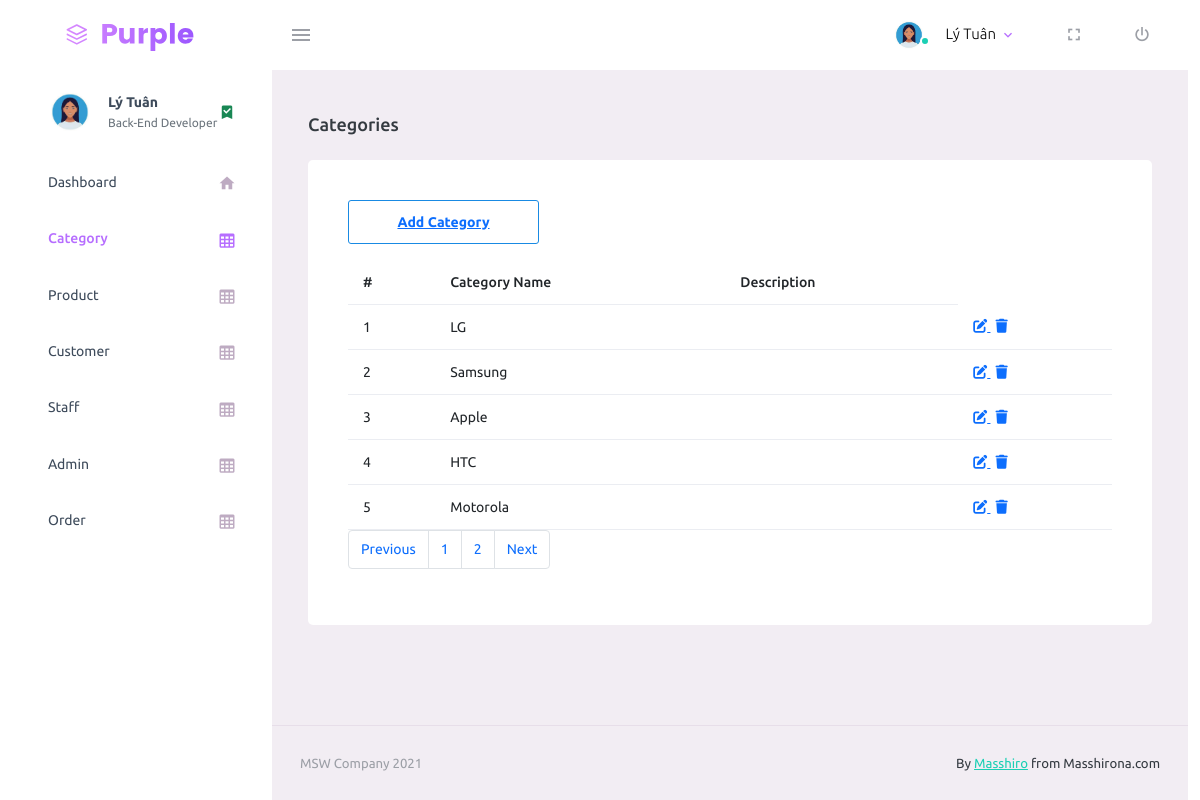
The page /admin/category/category.php (signed in) on the database its author committed.
### tables this page shows
create table staff(
staffID varchar(30),
staffImage varchar(255),
staffName nvarchar(60) not null,
staffPhone varchar(30) null,
staffEmail varchar(50) unique,
staffRole varchar(30),
primary key (staffID)
);

create table category(
categoryID int auto_increment primary key,
categoryName varchar(30) not null unique,
descriptions text
);

### admin/function.php (called while the page is built, shortened)
<?php
    function getUserData($id,$conn){
    $sql = "select * from
    adminAccount as a , staff as s
    where a.staffID = s.staffID
    and a.adminID = ?";
    $stmt = $conn->prepare($sql);
    $stmt->bindParam(1,$id);
    $stmt->execute();
    $row = $stmt->fetch(PDO::FETCH_ASSOC);
    return $row;
}
    function getUserID($username,$conn){
    $sql = "select adminID from adminAccount where username = ?";
    $stmt = $conn-> prepare($sql);
    $stmt->bindParam(1,$username);
    $stmt->execute();
    $row = $stmt->fetch(PDO::FETCH_ASSOC);
    return $row['adminID'];
}
?>

### admin/category/category.php (the view, shortened to what this page needs)
<?php
    require_once("../../connection/connectdb.php");
    require("../function.php");
?>
<?php
    $LIMIT = 5;
    if(isset($_GET['page'])){
        $page = $_GET['page'];
    }else{
          $page = '';
    };
    if($page == '' || $page == 1){
        $begin_product = 0;
    }
    else{
        $begin_product = ($page-1)*$LIMIT;
    }
    try{
        $sql = 'select * from category';
        $sql_page = $conn-> prepare($sql);
        $sql_page ->execute();
        $row_count = $sql_page -> rowCount();
        $pages = ceil($row_count / $LIMIT);
    }
    catch(PDOException $ex){
        echo "Error:" .$ex->getMessage();
    }
?>
<?php
   try{
    $sql = " select * from category
    order by categoryID ASC
    limit $begin_product , $LIMIT ";
    $stmt = $conn-> prepare($sql);
    $stmt->execute();
}
catch(PDOException $ex){
    echo "Error:" .$ex->getMessage();
}
?>
<!DOCTYPE html>
<html lang="en">
<head>
    <link rel="stylesheet" href="../assets/vendors/mdi/css/materialdesignicons.min.css">
    <link rel="stylesheet" href="../assets/vendors/css/vendor.bundle.base.css">
    <link rel="stylesheet" href="../assets/css/style.css">
    <link rel="stylesheet" href="https://cdnjs.cloudflare.com/ajax/libs/font-awesome/6.2.1/css/all.min.css"
 />
    <link rel="stylesheet" href="https://cdnjs.cloudflare.com/ajax/libs/bootstrap/5.0.1/css/bootstrap-grid.min.css"
 />
</head>
<body>
    <div class="container-scroller">
        <nav class="navbar default-layout-navbar col-lg-12 col-12 p-0 fixed-top d-flex flex-row">
            <div class="text-center navbar-brand-wrapper d-flex align-items-center justify-content-center">
                <a class="navbar-brand brand-logo" href="../index.php"><img src="../assets/images/logo.svg"
                        alt="logo" /></a>
            </div>
            <div class="navbar-menu-wrapper d-flex align-items-stretch">
                <button class="navbar-toggler navbar-toggler align-self-center" type="button" data-toggle="minimize">
                    <span class="mdi mdi-menu"></span>
                </button>
                <ul class="navbar-nav navbar-nav-right">
                    <li class="nav-item nav-profile dropdown">
                        <a class="nav-link dropdown-toggle" id="profileDropdown" href="#" data-bs-toggle="dropdown"
                            aria-expanded="false">
                            <?php if(isset($_SESSION['username'])) {
                                $userData = getUserData(trim(getUserID($_SESSION['username'],$conn)),$conn);
                                ?>
                            <div class="nav-profile-img">
                                <img src="../../image/staff/<?=$userData['staffImage'] ?>" alt="image">
                                <span class="availability-status online"></span>
                            </div>
                            <div class="nav-profile-text">
                                <p class="mb-1 text-black">
                                    <?php echo $userData['staffName']; ?>
                                </p>
                            </div>
                            <?php }?>
                        </a>
                    </li>
                    <li class="nav-item d-none d-lg-block full-screen-link">
                        <a class="nav-link">
                            <i class="mdi mdi-fullscreen" id="fullscreen-button"></i>
                        </a>
                    </li>
                    <li class="nav-item nav-logout d-none d-lg-block">
                        <a class="nav-link" href="../login/logout.php">
                            <i class="mdi mdi-power"></i>
                        </a>
                    </li>
                </ul>
            </div>
        </nav>
        <div class="container-fluid page-body-wrapper">
            <nav class="sidebar sidebar-offcanvas" id="sidebar">
                <ul class="nav">
                    <li class="nav-item nav-profile">
                        <a href="#" class="nav-link">
                            <?php if(isset($_SESSION['username'])) {
                                $userData = getUserData(trim(getUserID($_SESSION['username'],$conn)),$conn);
                                ?>
                            <div class="nav-profile-image">
                                <img src="../../image/staff/<?=$userData['staffImage'] ?>" alt="profile">
                            </div>
                            <div class="nav-profile-text d-flex flex-column">
                                <span class="font-weight-bold mb-2">
                                    <?php echo $userData['staffName']?>
                                </span>
                                <span class="text-secondary text-small"><?php echo $userData['staffRole']?></span>
                            </div>
                            <i class="mdi mdi-bookmark-check text-success nav-profile-badge"></i>
                            <?php }?>
                        </a>
                    </li>
                    <li class="nav-item">
                        <a class="nav-link" href="../index.php">
                            <span class="menu-title">Dashboard</span>
                            <i class="mdi mdi-home menu-icon"></i>
                        </a>
                    </li>
                    <li class="nav-item">
                        <a class="nav-link" href="../category/category.php">
                            <span class="menu-title">Category</span>
                            <i class="mdi mdi-table-large menu-icon"></i>
                        </a>
                    </li>
                    <li class="nav-item">
                        <a class="nav-link" href="../product/product.php">
                            <span class="menu-title">Product</span>
                            <i class="mdi mdi-table-large menu-icon"></i>
                        </a>
                    </li>
                    <li class="nav-item">
                        <a class="nav-link" href="../customer/customer.php">
                            <span class="menu-title">Customer</span>
                            <i class="mdi mdi-table-large menu-icon"></i>
                        </a>
                    </li>
                    <li class="nav-item">
                        <a class="nav-link" href="../staff/staff.php">
                            <span class="menu-title">Staff</span>
                            <i class="mdi mdi-table-large menu-icon"></i>
                        </a>
                    </li>
                    <li class="nav-item">
                        <a class="nav-link" href="../admin/admin.php">
                            <span class="menu-title">Admin</span>
                            <i class="mdi mdi-table-large menu-icon"></i>
                        </a>
                    </li>
                    <li class="nav-item">
                        <a class="nav-link" href="../order/order.php">
                            <span class="menu-title">Order</span>
                            <i class="mdi mdi-table-large menu-icon"></i>
                        </a>
                    </li>
                </ul>
            </nav>
            <div class="main-panel">
                <div class="content-wrapper">
                    <div class="page-header">
                        <h3 class="page-title"> Categories </h3>
                    </div>
                    <div class="row">
                        <div class="col-lg-12 grid-margin stretch-card">
                            <div class="card">
                                <div class="card-body">
                                    <p class="btn btn-outline-info col-3"><a href="category-add.php">Add
                                            Category</a></p>
                                    <table class="table table-hover">
                                        <thead>
                                            <tr>
                                                <th>#</th>
                                                <th>Category Name</th>
                                                <th>Description</th>
                                            </tr>
                                        </thead>
                                        <tbody>
                                            <?php while($row = $stmt->fetch()) { ?>
                                            <tr>
                                                <td><?= $row['categoryID'] ?></td>
                                                <td><?= $row['categoryName'] ?></td>
                                                <td><?= $row['descriptions'] ?></td>
                                                <td>
                                                    <a href="category-edit.php?id=<?= $row['categoryID'] ?>"
                                                        class="tags" gloss="Edit this category">
                                                        <i class="fa-solid fa-pen-to-square"></i>
                                                    </a>
                                                    <a href="category-delete.php?id=<?= $row['categoryID']?>"
                                                        class="tags" gloss="Delete this category">
                                                        <i class="fa-solid fa-trash"></i>
                                                    </a>
                                                </td>
                                            </tr>
                                            <?php } ?>
                                        </tbody>
                                    </table>
                                    <nav aria-label="Page navigation example">
                                        <ul class="pagination">
                                            <li class="page-item"><a class="page-link"
                                                    href="category.php?page=<?php $page>1 ? print (int)$page - 1 : print $pages ?>">Previous</a>
                                            </li>
                                            <?php
                                            for($i = 1; $i<= $pages; $i++) { ?>
                                            <li class="page-item"><a
                                                    class="page-link <?php $i == (int)$page ? print("bg-primary text-white") :''?>"
                                                    href="category.php?page=<?php echo $i ?>"><?php echo $i ?></a>
                                            </li>
                                            <?php }?>
                                            <li class="page-item"><a class="page-link"
                                                    href="category.php?page=<?php $page<$pages ? print (int)$page + 1 : print "1" ?>">Next</a>
                                            </li>
                                        </ul>
                                    </nav>
                                </div>
                            </div>
                        </div>
                    </div>
                </div>
                <footer class=" footer">
                    <div class="container-fluid d-flex justify-content-between">
                        <span class="text-muted d-block text-center text-sm-start d-sm-inline-block">MSW
                            Company
                            2021</span>
                        <span class="float-none float-sm-end mt-1 mt-sm-0 text-end"> By
                            <a href="#" target="_blank">Masshiro</a> from
                            Masshirona.com</span>
                    </div>
                </footer>
            </div>
        </div>
    </div>
</body>
</html>

### rows shown on the page
category: categoryID "1", categoryName "LG"
category: categoryID "2", categoryName "Samsung"
category: categoryID "3", categoryName "Apple"
category: categoryID "4", categoryName "HTC"
category: categoryID "5", categoryName "Motorola"

### other values the page prints
$userData['staffName'] "Lý Tuân"
$userData['staffRole'] "Back-End Developer"
